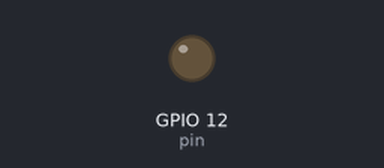
The program below on a simulated Raspberry Pi (BCM pin numbers). On the bench: output pins drawn as LEDs (lit = HIGH).

Above: at 0.05 s.
At 4.55 s:
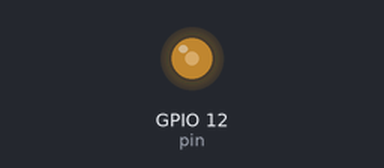
At 9.15 s:
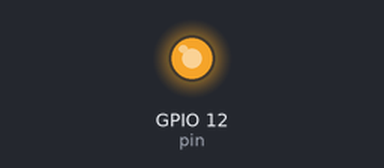
At 18.25 s:
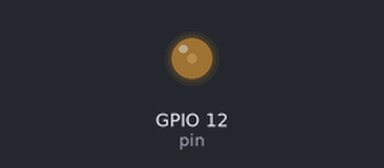
Timing chart, 0 to 26.3 s (numbered marks = the images above):
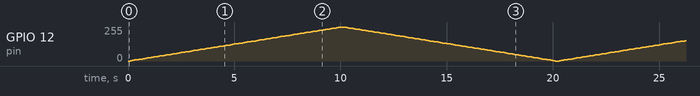

The program:

led_fade.py
```python
import RPi.GPIO as GPIO
import time
pin=12
GPIO.setmode(GPIO.BCM)
GPIO.setup(pin, GPIO.OUT)
pwm=GPIO.PWM(pin, 50)
pwm.start(0)
try:
    while True:
        for i in range(0, 101, 1):
            pwm.ChangeDutyCycle(i)
            time.sleep(0.1)
        for i in range(100, -1, -1):
            pwm.ChangeDutyCycle(i)
            time.sleep(0.1)
finally:
    pwm.stop()
    GPIO.cleanup()
```
